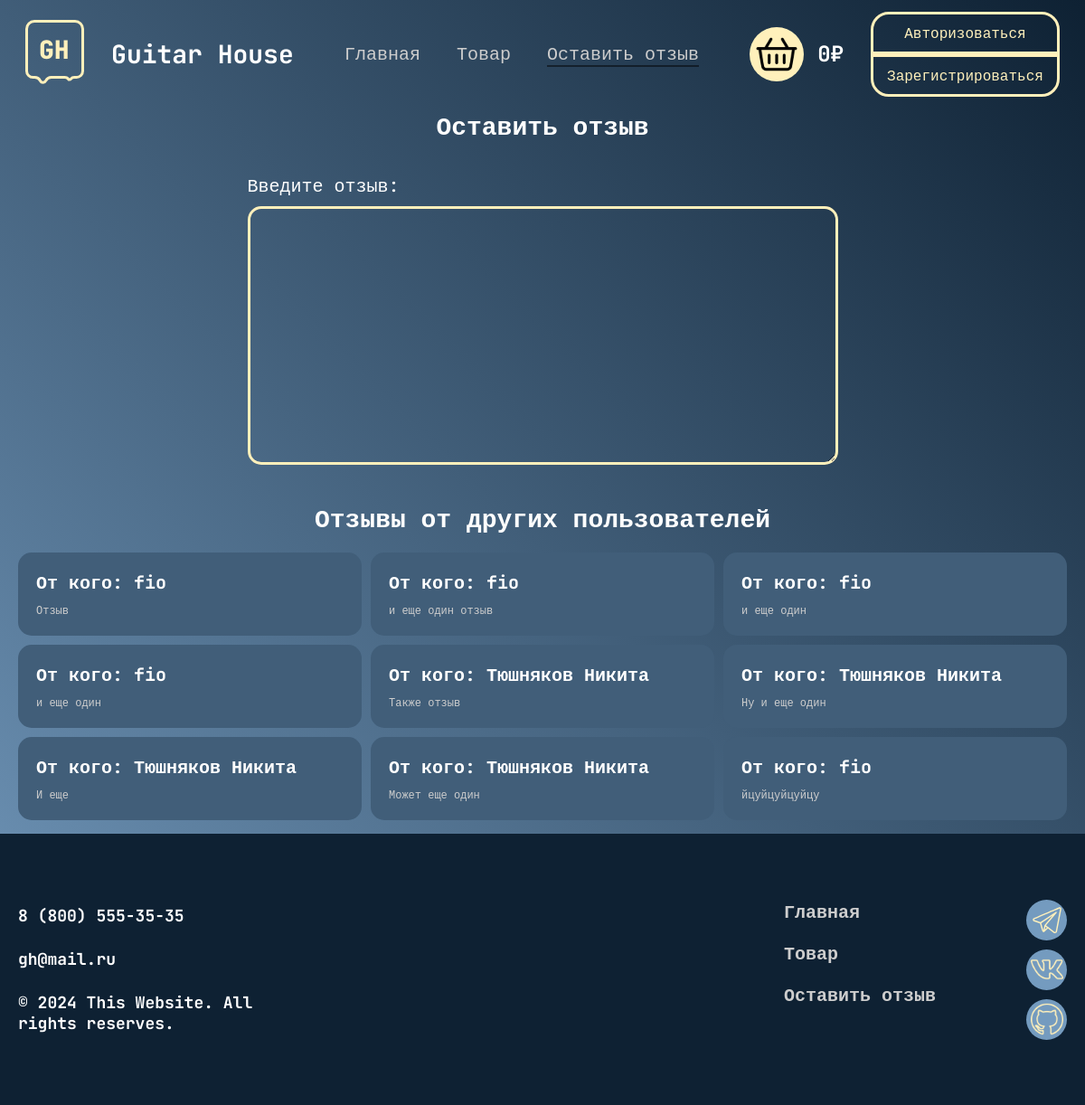
The app's page /contact with its own data.
### data/feedbacks.py (models this page shows)
class Feedback(SqlAlchemyBase, UserMixin, SerializerMixin):
    __tablename__ = 'feedbacks'
    id = sqlalchemy.Column(sqlalchemy.Integer,
                           primary_key=True, autoincrement=True)
    text = sqlalchemy.Column(sqlalchemy.String,
                                    default="NULL")
    date = sqlalchemy.Column(sqlalchemy.DateTime,
                             default=datetime.datetime.now)
    user_id = sqlalchemy.Column(sqlalchemy.Integer,
                                sqlalchemy.ForeignKey("users.id"))
    user = orm.relationship('User')

### data/users.py (models this page shows, shortened)
class User(SqlAlchemyBase, UserMixin, SerializerMixin):
    __tablename__ = 'users'
    id = sqlalchemy.Column(
        sqlalchemy.Integer,
        primary_key=True,
        autoincrement=True
    )
    email = sqlalchemy.Column(
        sqlalchemy.String,
        index=True,
        unique=True,
    )
    full_name = sqlalchemy.Column(sqlalchemy.String)
    age = sqlalchemy.Column(sqlalchemy.Integer)
    birthday = sqlalchemy.Column(
        sqlalchemy.DateTime,
        default=datetime.datetime.now
    )
    hashed_password = sqlalchemy.Column(sqlalchemy.String)
    product = orm.relationship("Product", back_populates='user')
    feedback = orm.relationship("Feedback", back_populates='user')
    cart = orm.relationship("Cart", back_populates='user')

### main.py (the view, shortened to what this page needs)
@app.route('/contact', methods=['GET', 'POST'])
def contact():
    form = FeedbackForm()
    db_sess = db_session.create_session()
    s = 0
    try:
        sum_price = db_sess.query(Cart.price).filter(Cart.user_id == current_user.id)
        for i in sum_price:
            s += i[0]
    except AttributeError:
        s = 0
    feedback = db_sess.query(Feedback).all()
    return render_template(
        'contact.html',
        title='Guitar House / Контакты',
        css=url_for('static', filename='css/contact.css'),
        js=url_for('static', filename='js/main.js'),
        form=form,
        feedback=feedback,
        sum_price=s
    )

### forms/feedback.py
class FeedbackForm(FlaskForm):
    text = TextAreaField("Введите отзыв: ", validators=[DataRequired()])
    submit = SubmitField('Оставить отзыв')

### data/db_session.py (called while the page is built)
def create_session() -> Session:
    global __factory
    return __factory()

### templates/contact.html (shortened to what this page needs)
{% extends "base.html" %}
{% block content %}
<main>
  <section class="leave-feedback">
    <article>
      <h1>Оставить отзыв</h1>
    </article>
    <div class="container">
      <form action="/contact" method="post">
        <div>
          {{ form.text.label }}
          {{ form.text(cols="50", rows="10") }}
        </div>
      </form>
    </div>
  </section>
  <section class="feedbacks">
    <div class="container">
      <div class="feedbacks__wraper">
        <article>
          <h1>Отзывы от других пользователей</h1>
        </article>
        <div class="feedbacks__items">
          {% for item in feedback %}
            <div class="item{{item.id}} item">
              <h3>От кого: {{ item.user.full_name }} </h3>
              <p>
                {{ item.text }}
              </p>
            </div>
          {% else %}
            <h1 class="no-feedback">Отзывов пока что нет</h1>
          {% endfor %}
        </div>
      </div>
    </div>
  </section>
</main>
{% endblock %}

### static/css/contact.css (style rules this page uses)
:root { --index: calc(1vh + 1vw); --yellow: #FFF0BB; --white: #FFFFFF; --grey: #CDCDCD; --body-background: linear-gradient(45deg, rgb(116, 155, 191), rgb(14, 33, 51)); --light-blue: rgb(116, 155, 191); --dark-blue: rgb(14, 33, 51); }
* { margin: 0; padding: 0; -webkit-box-sizing: border-box; box-sizing: border-box; }
*::after, *::before { -webkit-box-sizing: inherit; box-sizing: inherit; }
body { font-family: "JetBrains Mono", monospace; font-weight: 400; font-size: 16px; background: var(--body-background); background-attachment: fixed; }
.container { max-width: 1440px; margin: 15px auto; padding-inline: 20px; }
main .leave-feedback { display: -webkit-box; display: -ms-flexbox; display: flex; -webkit-box-orient: vertical; -webkit-box-direction: normal; -ms-flex-direction: column; flex-direction: column; gap: 20px; }
main .leave-feedback article h1 { text-align: center; font-size: 28px; font-weight: extrabold; line-height: auto; color: var(--white); }
main .leave-feedback .container form { width: 100%; display: -webkit-box; display: -ms-flexbox; display: flex; -webkit-box-orient: vertical; -webkit-box-direction: normal; -ms-flex-direction: column; flex-direction: column; gap: 10px; }
main .leave-feedback .container form div { display: -webkit-box; display: -ms-flexbox; display: flex; -webkit-box-orient: vertical; -webkit-box-direction: normal; -ms-flex-direction: column; flex-direction: column; gap: 10px; }
main .leave-feedback .container form div label { font-size: 20px; font-weight: medium; line-height: auto; color: var(--white); }
main .leave-feedback .container form div textarea { width: 100%; background: transparent; color: var(--yellow); padding: 10px 15px; border: 3px solid var(--yellow); border-radius: 15px; font-size: 20px; cursor: pointer; font-family: "JetBrains Mono", monospace; outline: none; cursor: text; -webkit-transition: all 0.2s; transition: all 0.2s; }
main .leave-feedback .container form div textarea::placeholder { color: var(--yellow); }
main .feedbacks .container .feedbacks__wraper article { margin-bottom: 20px; }
main .feedbacks .container .feedbacks__wraper article h1 { text-align: center; font-size: 28px; font-weight: extrabold; line-height: auto; color: var(--white); }
main .feedbacks .container .feedbacks__wraper .feedbacks__items { display: -ms-grid; display: grid; grid-template-columns: repeat(auto-fit, minmax(300px, 1fr)); gap: 10px; }
main .feedbacks .container .feedbacks__wraper .feedbacks__items .item { background-color: color-mix(in srgb, var(--light-blue), var(--dark-blue)); padding: 20px; display: -webkit-box; display: -ms-flexbox; display: flex; -webkit-box-orient: vertical; -webkit-box-direction: normal; -ms-flex-direction: column; flex-direction: column; gap: 10px; border-radius: 15px; overflow: hidden; }
main .feedbacks .container .feedbacks__wraper .feedbacks__items .item h3 { font-size: calc(var(--index) * 1); font-weight: extrabold; line-height: auto; color: var(--white); }
main .feedbacks .container .feedbacks__wraper .feedbacks__items .item p { font-size: calc(var(--index) * 0.6); font-weight: extrabold; line-height: auto; color: var(--grey); }

### records on screen
Feedback: user.full_name "fio", text "Отзыв"
Feedback: user.full_name "fio", text "и еще один отзыв"
Feedback: user.full_name "fio", text "и еще один"
Feedback: user.full_name "fio", text "и еще один"
Feedback: user.full_name "Тюшняков Никита", text "Также отзыв"
Feedback: user.full_name "Тюшняков Никита", text "Ну и еще один"
Feedback: user.full_name "Тюшняков Никита", text "И еще"
Feedback: user.full_name "Тюшняков Никита", text "Может еще один"
Feedback: user.full_name "fio", text "йцуйцуйцуйцу"

### other values on screen
{{ sum_price }} "0"
